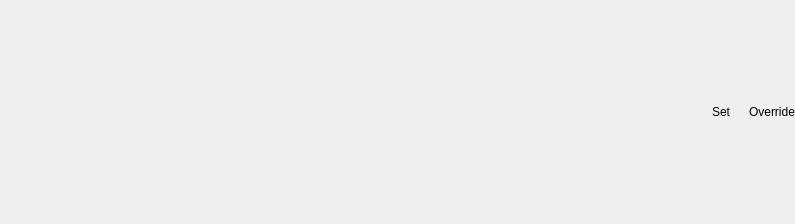
<?xml version="1.0" encoding="UTF-8"?>
<ui version="4.0">
 <class>Form</class>
 <widget class="QWidget" name="Form">
  <property name="geometry">
   <rect>
    <x>0</x>
    <y>0</y>
    <width>795</width>
    <height>224</height>
   </rect>
  </property>
  <property name="windowTitle">
   <string>Form</string>
  </property>
  <layout class="QHBoxLayout" name="horizontalLayout">
   <property name="leftMargin">
    <number>0</number>
   </property>
   <property name="topMargin">
    <number>0</number>
   </property>
   <property name="rightMargin">
    <number>0</number>
   </property>
   <property name="bottomMargin">
    <number>0</number>
   </property>
   <item>
    <widget class="Led" name="status">
     <property name="sizePolicy">
      <sizepolicy hsizetype="Minimum" vsizetype="Fixed">
       <horstretch>0</horstretch>
       <verstretch>0</verstretch>
      </sizepolicy>
     </property>
     <property name="label_visible" stdset="0">
      <bool>true</bool>
     </property>
    </widget>
   </item>
   <item>
    <widget class="QLabel" name="set_label">
     <property name="sizePolicy">
      <sizepolicy hsizetype="Fixed" vsizetype="Preferred">
       <horstretch>0</horstretch>
       <verstretch>0</verstretch>
      </sizepolicy>
     </property>
     <property name="text">
      <string>Set</string>
     </property>
    </widget>
   </item>
   <item>
    <widget class="Check" name="set">
     <property name="sizePolicy">
      <sizepolicy hsizetype="Fixed" vsizetype="Fixed">
       <horstretch>0</horstretch>
       <verstretch>0</verstretch>
      </sizepolicy>
     </property>
     <property name="label_visible" stdset="0">
      <bool>false</bool>
     </property>
    </widget>
   </item>
   <item>
    <widget class="Check" name="override">
     <property name="sizePolicy">
      <sizepolicy hsizetype="Fixed" vsizetype="Fixed">
       <horstretch>0</horstretch>
       <verstretch>0</verstretch>
      </sizepolicy>
     </property>
     <property name="label_visible" stdset="0">
      <bool>false</bool>
     </property>
    </widget>
   </item>
   <item>
    <widget class="QLabel" name="override_label">
     <property name="sizePolicy">
      <sizepolicy hsizetype="Fixed" vsizetype="Preferred">
       <horstretch>0</horstretch>
       <verstretch>0</verstretch>
      </sizepolicy>
     </property>
     <property name="text">
      <string>Override</string>
     </property>
    </widget>
   </item>
  </layout>
 </widget>
 <customwidgets>
  <customwidget>
   <class>Check</class>
   <extends>QWidget</extends>
   <header>epyq.widgets.check</header>
  </customwidget>
  <customwidget>
   <class>Led</class>
   <extends>QWidget</extends>
   <header>epyq.widgets.led</header>
  </customwidget>
 </customwidgets>
 <resources/>
 <connections/>
</ui>
